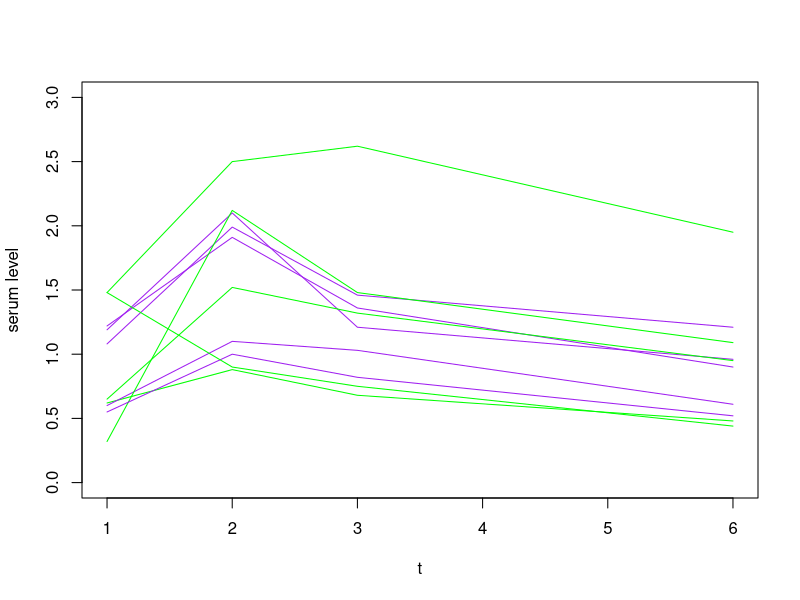

R code for this plot:
p1_a = c(1.08, 1.99, 1.46, 1.21)
p1_b = c(1.48, 2.50, 2.62, 1.95)
p2_a = c(1.19, 2.10, 1.21, 0.96)
p2_b = c(0.62, 0.88, 0.68, 0.48)
p3_a = c(1.22, 1.91, 1.36, 0.90)
p3_b = c(0.65, 1.52, 1.32, 0.95)
p4_a = c(0.60, 1.10, 1.03, 0.61)
p4_b = c(0.32, 2.12, 1.48, 1.09)
p5_a = c(0.55, 1.00, 0.82, 0.52)
p5_b = c(1.48, 0.90, 0.75, 0.44)

t = c(1, 2, 3, 6)
plot(t, p1_a, type = "l", ylim = c(0, 3), ylab = "serum level", col = "purple")
lines(t, p1_b, col = "green")
lines(t, p2_a, col = "purple")
lines(t, p2_b, col = "green")
lines(t, p3_a, col = "purple")
lines(t, p3_b, col = "green")
lines(t, p4_a, col = "purple")
lines(t, p4_b, col = "green")
lines(t, p5_a, col = "purple")
lines(t, p5_b, col = "green")

# Begge medisinene virker som de øker antistoffet hos pasientene, men medisin A har en mer varierende effekt enn B virker det som.
# Det kan hende dette kommer av at denne medisinen er mer personavhengig.

# Vi har ikke hat noe om AUC og jeg har ikke boka =/